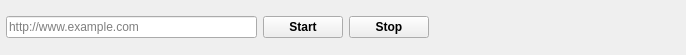
<?xml version="1.0" encoding="UTF-8"?>
<ui version="4.0">
 <class>ControlPanel</class>
 <widget class="QWidget" name="ControlPanel">
  <property name="geometry">
   <rect>
    <x>0</x>
    <y>0</y>
    <width>686</width>
    <height>55</height>
   </rect>
  </property>
  <property name="windowTitle">
   <string>crawlerControlWidget</string>
  </property>
  <layout class="QVBoxLayout" name="verticalLayout">
   <property name="leftMargin">
    <number>0</number>
   </property>
   <property name="topMargin">
    <number>0</number>
   </property>
   <property name="rightMargin">
    <number>0</number>
   </property>
   <property name="bottomMargin">
    <number>0</number>
   </property>
   <item>
    <widget class="QWidget" name="controlPanelWidget" native="true">
     <property name="styleSheet">
      <string notr="true"/>
     </property>
     <layout class="QGridLayout" name="gridLayout">
      <property name="leftMargin">
       <number>6</number>
      </property>
      <property name="topMargin">
       <number>6</number>
      </property>
      <property name="rightMargin">
       <number>6</number>
      </property>
      <property name="bottomMargin">
       <number>6</number>
      </property>
      <property name="spacing">
       <number>6</number>
      </property>
      <item row="0" column="6">
       <spacer name="horizontalSpacer_2">
        <property name="orientation">
         <enum>Qt::Horizontal</enum>
        </property>
        <property name="sizeHint" stdset="0">
         <size>
          <width>40</width>
          <height>20</height>
         </size>
        </property>
       </spacer>
      </item>
      <item row="0" column="0">
       <widget class="QuickieWebBot::UrlLineEdit" name="urlLineEdit">
        <property name="placeholderText">
         <string>http://www.example.com</string>
        </property>
        <property name="isValidUrl" stdset="0">
         <bool>false</bool>
        </property>
       </widget>
      </item>
      <item row="0" column="2">
       <widget class="QPushButton" name="stopCrawlingButton">
        <property name="font">
         <font>
          <weight>75</weight>
          <bold>true</bold>
         </font>
        </property>
        <property name="text">
         <string>Stop</string>
        </property>
       </widget>
      </item>
      <item row="0" column="1">
       <widget class="QPushButton" name="startOrConrinueCrawlingButton">
        <property name="font">
         <font>
          <weight>75</weight>
          <bold>true</bold>
         </font>
        </property>
        <property name="text">
         <string>Start</string>
        </property>
       </widget>
      </item>
     </layout>
    </widget>
   </item>
  </layout>
 </widget>
 <customwidgets>
  <customwidget>
   <class>QuickieWebBot::UrlLineEdit</class>
   <extends>QLineEdit</extends>
   <header>url_line_edit.h</header>
  </customwidget>
 </customwidgets>
 <resources/>
 <connections/>
</ui>
